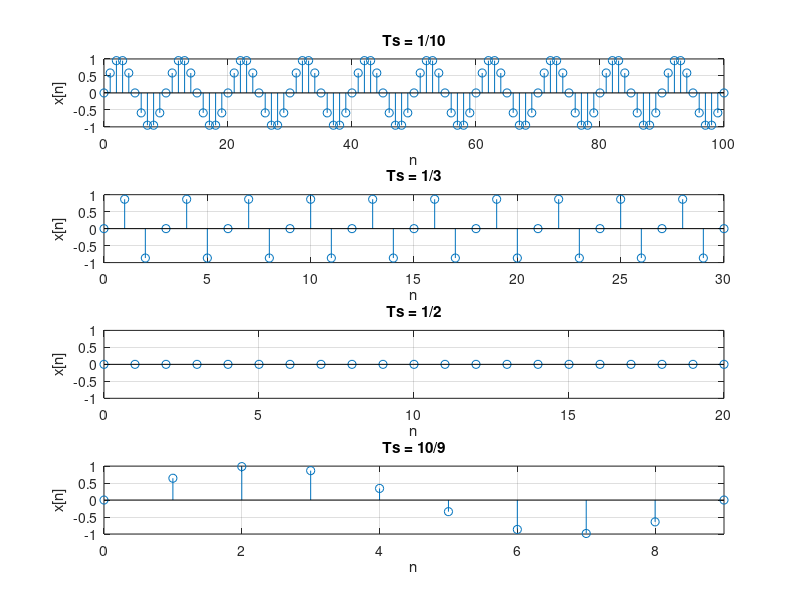

Recreate this plot in MATLAB.
% Notes:
% - Sampling is the process of converting a continuous-time signal into a discrete-time signal.
% - The sampling period (Ts) determines how frequently the signal is recorded.
% - Using different sampling rates allows analysis of the impact on signal representation.

% Define Continuous-Time Signal
f = @(t) sin(2*pi*t);

% 1. Ts = 1/10, 0 ≤ n ≤ 100; axis([0,100,-1,1])
Ts1 = 1/10;
n1 = 0:100;
x1 = f(Ts1 * n1);

% 2. Ts = 1/3, 0 ≤ n ≤ 30; axis([0,30,-1,1])
Ts2 = 1/3;
n2 = 0:30;
x2 = f(Ts2 * n2);

% 3. Ts = 1/2, 0 ≤ n ≤ 20; axis([0,20,-1,1])
Ts3 = 1/2;
n3 = 0:20;
x3 = f(Ts3 * n3);

% 4. Ts = 10/9, 0 ≤ n ≤ 9; axis([0,9,-1,1])
Ts4 = 10/9;
n4 = 0:9;
x4 = f(Ts4 * n4);

% 1. Submit a hard copy of the figure containing all four subplots.
% Create Figure with Subplots
figure;

% Plot 1: Ts = 1/10
subplot(4, 1, 1);
stem(n1, x1);
title('Ts = 1/10');
xlabel('n');
ylabel('x[n]');
axis([0, 100, -1, 1]);
grid on;

% Plot 2: Ts = 1/3
subplot(4, 1, 2);
stem(n2, x2);
title('Ts = 1/3');
xlabel('n');
ylabel('x[n]');
axis([0, 30, -1, 1]);
grid on;

% Plot 3: Ts = 1/2
subplot(4, 1, 3);
stem(n3, x3);
title('Ts = 1/2');
xlabel('n');
ylabel('x[n]');
axis([0, 20, -1, 1]);
grid on;

% Plot 4: Ts = 10/9
subplot(4, 1, 4);
stem(n4, x4);
title('Ts = 10/9');
xlabel('n');
ylabel('x[n]');
axis([0, 9, -1, 1]);
grid on;

% 2. Analyze the results by comparing the sampled versions of the signal.
% Notes:
% - Higher resolution sampling (Ts = 1/10) captures the signal more accurately.
% - As Ts increases (Ts = 1/3, Ts = 1/2, Ts = 10/9), the sampled signal becomes more distorted.

% 3. Discuss how the choice of Ts affects the representation of the original signal.
% Notes:
% - A smaller Ts (higher sampling rate) results in a more accurate representation of the original signal.
% - A larger Ts (lower sampling rate) results in fewer samples and may cause distortion or aliasing.

% 4. Compare the high-resolution sampling case (Ts = 1/10) with lower-resolution cases (Ts = 1/3, Ts = 1/2, Ts = 10/9).
% Consider whether aliasing or distortion occurs at larger values of Ts.
% Notes:
% - In the high-resolution case (Ts = 1/10), the sampled signal closely resembles the continuous-time signal.
% - In lower-resolution cases (Ts = 1/3, Ts = 1/2, Ts = 10/9), the sampled signal deviates more from the original, leading to potential aliasing or distortion.
